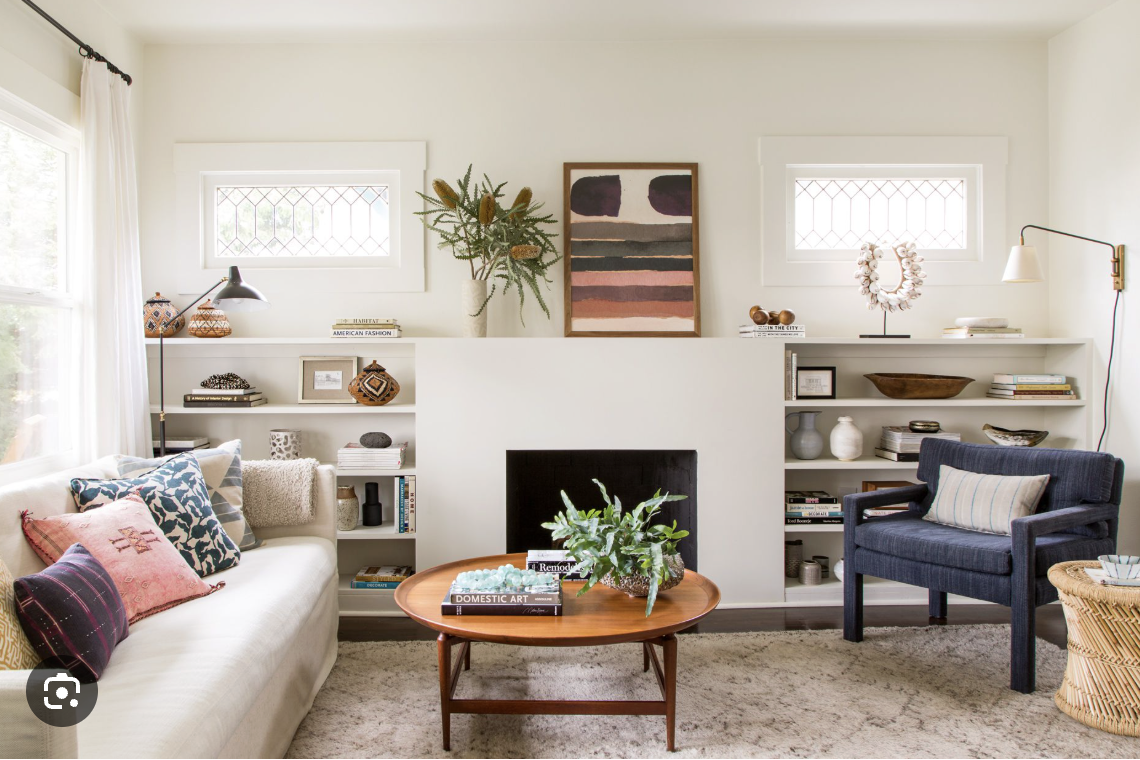
#> input picture pet-filter/sample1.png, 1140 x 760 px
$ python -i rate_cat_attractiveness.py   (imports and definitions only)   (older library calls are emulated)
#> lines starting #> are read from the running program, lines starting #| are printed output that depends on the picture; after the words box and inside, x2 and y2 are one past the last pixel; in counts of white or black regions, pixels touching at a corner belong together
from __future__ import annotations
from dataclasses import dataclass
from typing import Dict, Any, Tuple, Optional
import numpy as np

try:
    import cv2
except ImportError as e:
    raise ImportError("Install OpenCV: pip install opencv-python") from e

# YOLO hook (Ultralytics)
# pip install ultralytics
try:
    from ultralytics import YOLO
except ImportError as e:
    raise ImportError("Install YOLO: pip install ultralytics") from e


@dataclass
class CatEyeScores:
    vertical_opportunity: float
    shelter_hiding: float
    cozy_warmth: float
    exploration_richness: float
    safety_low_threat: float
    overall: float


def _clamp01(x: float) -> float:
    return float(max(0.0, min(1.0, x)))


# [4 lines left out: function _normalize, not called in this run]


def _resize_for_speed(img_bgr: np.ndarray, target: int = 960) -> np.ndarray:
    h, w = img_bgr.shape[:2]
    scale = target / max(h, w)
    if scale < 1.0:
        return cv2.resize(img_bgr, (int(w * scale), int(h * scale)), interpolation=cv2.INTER_AREA)
    return img_bgr


# --- Cat-relevant mapping from COCO classes to "affordances" ---
# COCO names YOLOv8 uses: https://github.com/ultralytics/ultralytics/blob/main/ultralytics/cfg/datasets/coco.yaml
# We'll keep it flexible: anything unknown just doesn't contribute.

COZY_CLASSES = {
    "couch", "bed", "chair", "dining table", "potted plant", "tv", "laptop", "keyboard", "book",
}
SHELTER_CLASSES = {
    "chair", "couch", "bed", "dining table", "bench", "suitcase", "backpack", "handbag",
}
VERTICAL_CLASSES = {
    "book", "tv", "laptop", "refrigerator", "microwave", "oven", "sink",
    # COCO doesn't include "shelf" or "window" unfortunately, but these proxies help a bit.
}
EXPLORATION_CLASSES = {
    "potted plant", "vase", "book", "sports ball", "bottle", "cup", "fork", "knife", "spoon",
    "remote", "mouse", "cell phone", "teddy bear", "clock",
}
THREAT_CLASSES = {
    "person", "dog", "cat",  # yes cat can be "social complexity" if multiple cats
}

# Category names for display
CATEGORY_NAMES = {
    "vertical": "Vertical",
    "shelter": "Shelter",
    "cozy": "Cozy",
    "exploration": "Explore",
    "threat": "Threat",
}


# [13 lines left out: function _get_object_category, not called in this run]


@dataclass
class DetectedObject:
    """A detected object with bounding box and category information."""
    class_name: str
    category: Optional[str]  # One of: vertical, shelter, cozy, exploration, threat, or None
    bbox: Tuple[int, int, int, int]  # (x1, y1, x2, y2)
    confidence: float


# [54 lines left out: function _detect_objects, not called in this run]


def rate_cat_attractiveness_with_yolo(
    image_path: str,
    yolo_model: Optional[YOLO] = None,
    yolo_weights: str = "yolov8n.pt",
    conf: float = 0.25,
    iou: float = 0.45,
    return_debug: bool = False,
) -> Tuple[CatEyeScores, Dict[str, Any] | None]:
    """
    Combines:
      - low-level heuristics (edges/entropy/warmth/dark nooks)
      - YOLO detections mapped to cat-relevant affordances
    """
#> called with image_path = 'sample1.png', yolo_weights = 'yolov8n.pt', conf = 0.25, iou = 0.45, return_debug = False

    img_bgr = cv2.imread(image_path, cv2.IMREAD_COLOR)
#> img_bgr is the input picture: shape (760, 1140, 3); mean B, G, R 162.4, 172.4, 181.9
    if img_bgr is None:
        raise ValueError(f"Could not read image: {image_path}")
    img_bgr = _resize_for_speed(img_bgr, target=960)

    gray = cv2.cvtColor(img_bgr, cv2.COLOR_BGR2GRAY).astype(np.float32) / 255.0
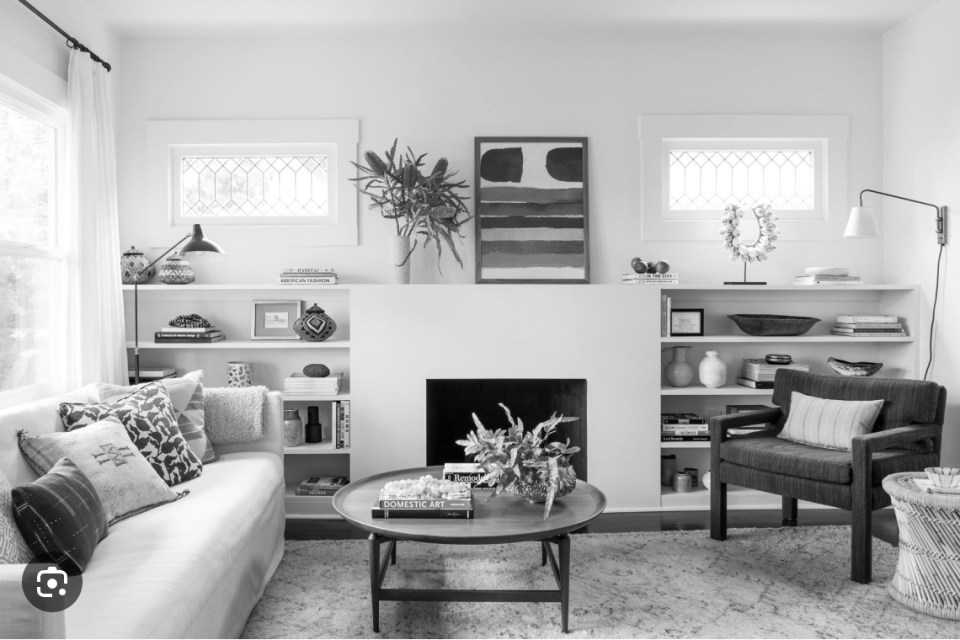
#> gray: shape (640, 960) float32; min 0, max 1, mean 0.683

    # Low-level features
    gx = cv2.Sobel(gray, cv2.CV_32F, 1, 0, ksize=3)
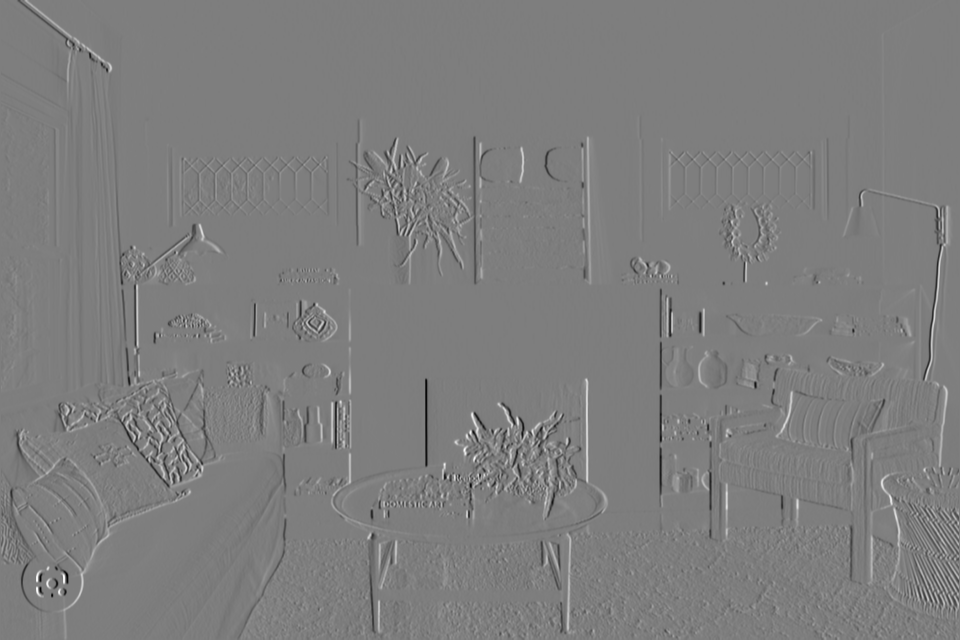
#> gx: shape (640, 960) float32; min -3.06, max 3.13, mean -0.000388; drawn with min black and max white
    gy = cv2.Sobel(gray, cv2.CV_32F, 0, 1, ksize=3)
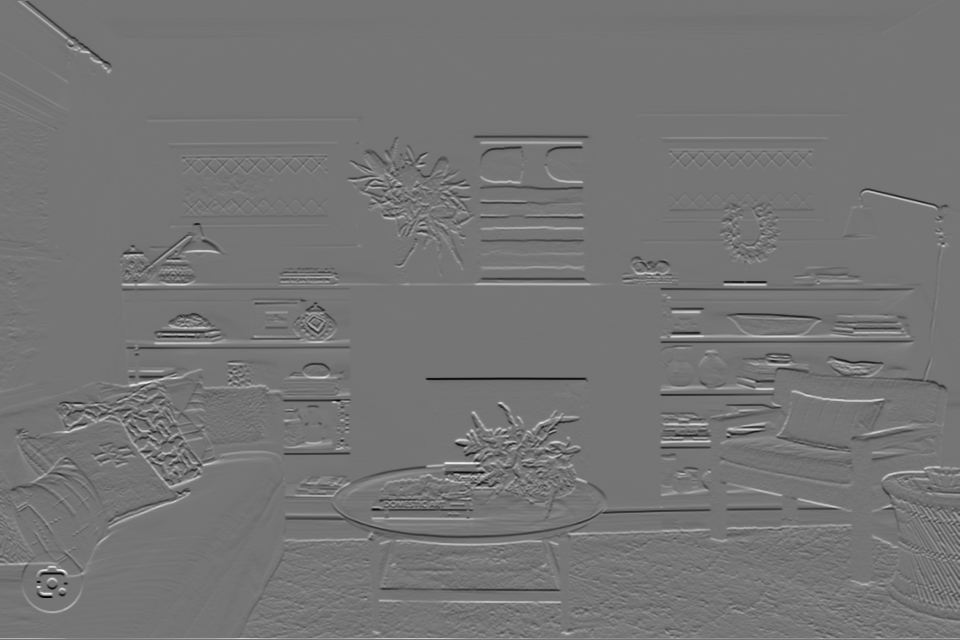
#> gy: shape (640, 960) float32; min -3.11, max 3.64, mean -3.92e-05; drawn with min black and max white
    mag = np.sqrt(gx * gx + gy * gy) + 1e-6
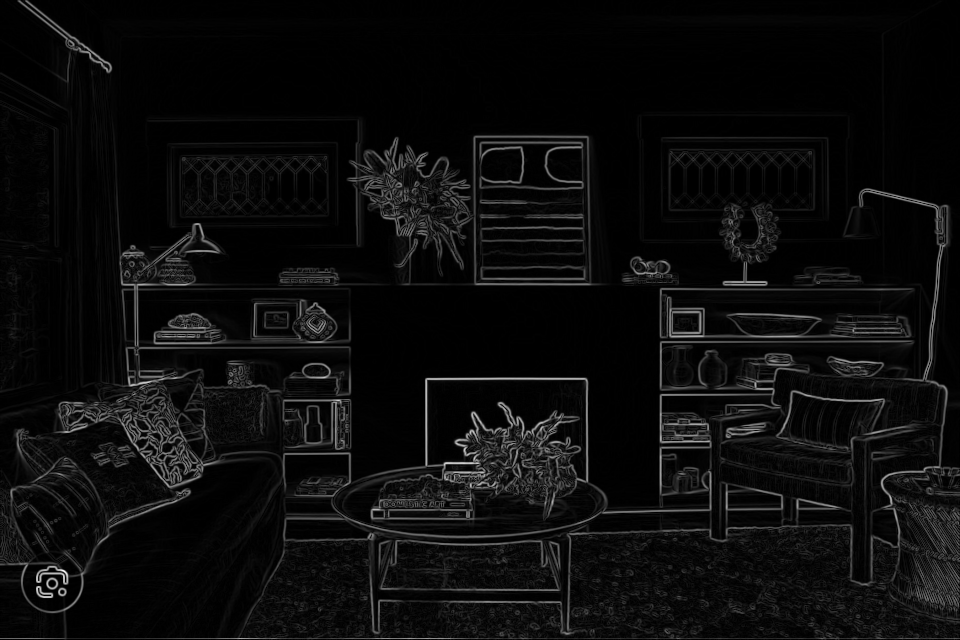
#> mag: shape (640, 960) float32; min 1e-06, max 3.89, mean 0.189; drawn with min black and max white
    edge_energy = float(np.mean(mag))
#> edge_energy = 0.189
    vertical_ratio = float(np.mean(np.abs(gx) / (np.abs(gy) + 1e-6)))
#> vertical_ratio = 3280.7

    edges = cv2.Canny((gray * 255).astype(np.uint8), 60, 140)
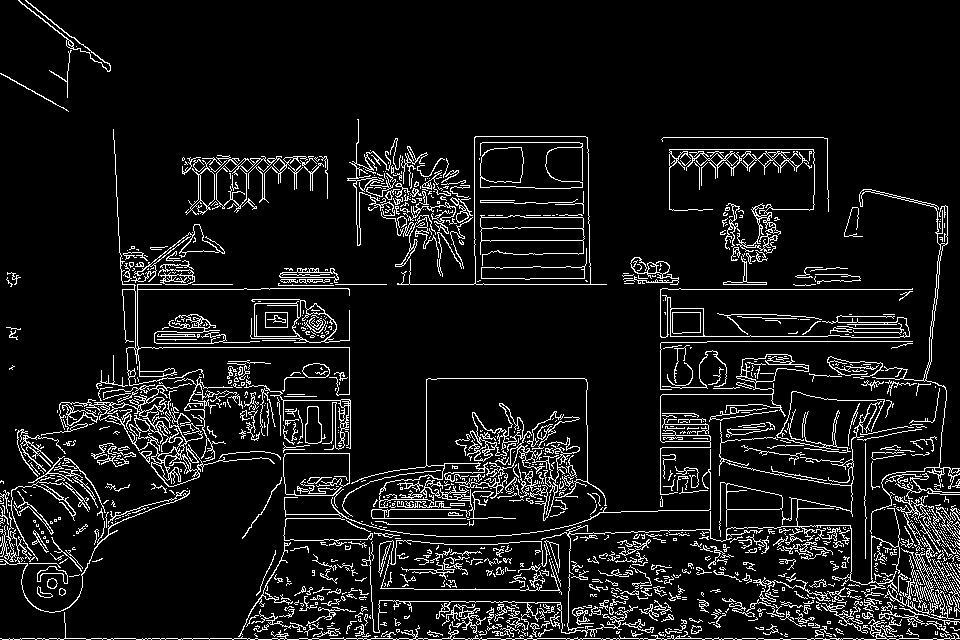
#> edges: shape (640, 960); 8.8% white in thin lines or dots
    edge_density = float(np.mean(edges > 0))
#> edge_density = 0.088

    hist = cv2.calcHist([(gray * 255).astype(np.uint8)], [0], None, [32], [0, 256]).flatten()
#> hist = 32 values, max 65675 at index 24, min 1846 at index 0, mean 19200
    p = hist / (hist.sum() + 1e-9)
#> p = 32 values, max 0.107 at index 24, min 0.003 at index 0, mean 0.0312
    entropy = float(-(p * np.log2(p + 1e-9)).sum())
#> entropy = 4.52

    rgb = cv2.cvtColor(img_bgr, cv2.COLOR_BGR2RGB).astype(np.float32) / 255.0
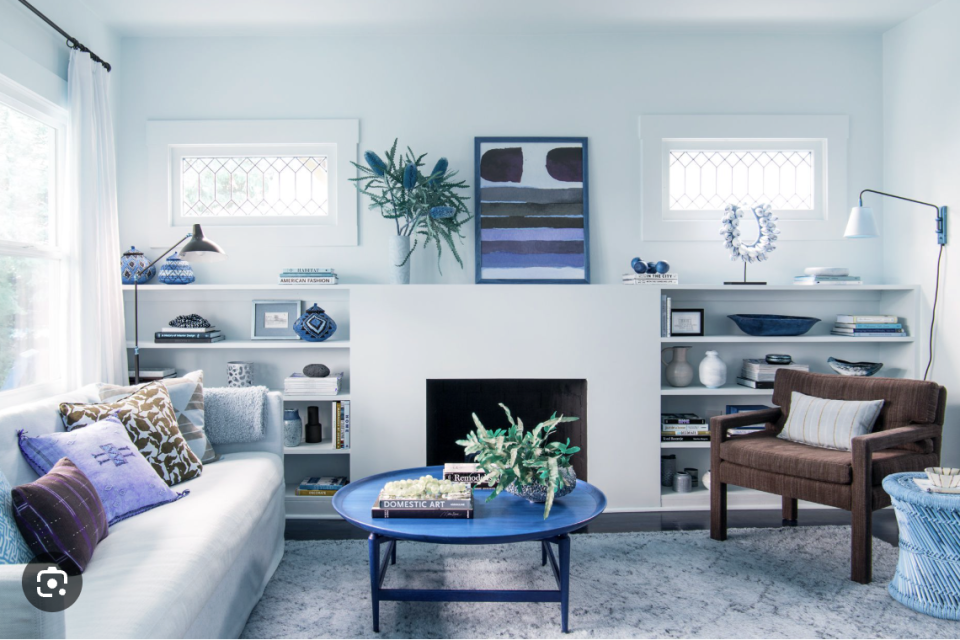
#> rgb: shape (640, 960, 3) float32; mean B, G, R 0.713, 0.676, 0.637
    warmth = float(np.mean(rgb[..., 0] - rgb[..., 2]))
#> warmth = 0.0762
    mean_brightness = float(np.mean(gray))
#> mean_brightness = 0.683

    # Dark nook proxy
    dark = (gray < 0.25).astype(np.uint8)
#> dark: shape (640, 960); values 0 (black) and 1 (white), 7.9% white; 405 white regions (325 under 20 px), largest, box (x1, y1, x2, y2) and area: (710, 369, 946, 584) 15401, (427, 379, 587, 481) 9622, (371, 517, 596, 633) 5685
    kernel = np.ones((5, 5), np.uint8)
    dark = cv2.morphologyEx(dark, cv2.MORPH_OPEN, kernel, iterations=1)
#> dark: shape (640, 960); values 0 (black) and 1 (white), 6.4% white; 60 white regions, largest, box (x1, y1, x2, y2) and area: (782, 385, 945, 584) 9274, (427, 379, 585, 466) 8337, (372, 528, 570, 632) 4664
    dark = cv2.morphologyEx(dark, cv2.MORPH_CLOSE, kernel, iterations=2)
#> dark: shape (640, 960); values 0 (black) and 1 (white), 7% white; 30 white regions, largest, box (x1, y1, x2, y2) and area: (660, 385, 945, 584) 12786, (427, 379, 586, 480) 9754, (284, 519, 570, 632) 6508
    num_labels, labels, stats, _ = cv2.connectedComponentsWithStats(dark, connectivity=8)
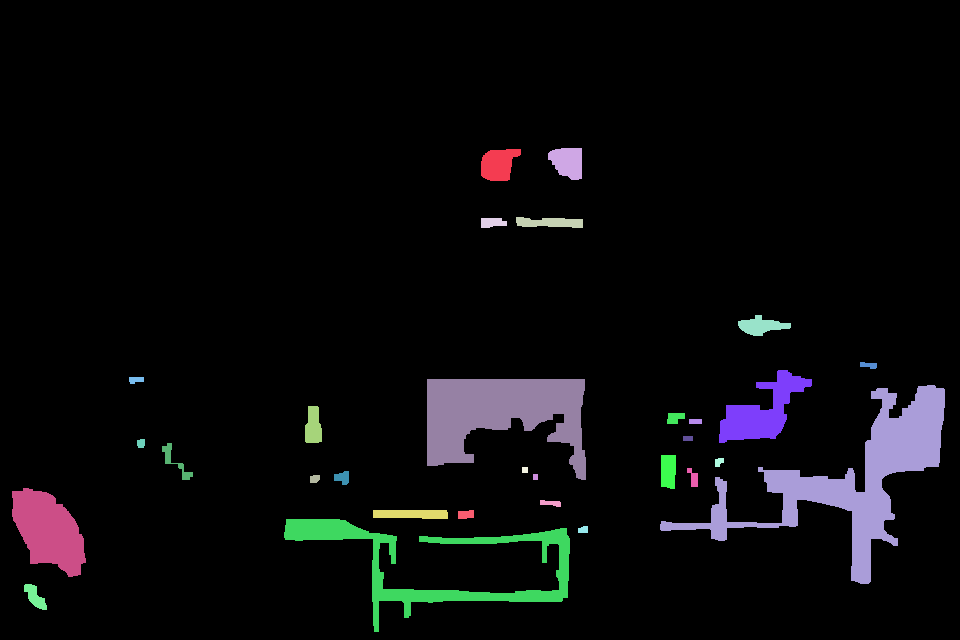
#> labels: shape (640, 960) int32; 31 distinct labels, from 0 to 30; one colour per label, 0 black
#> num_labels = 31; stats = 31 rows, first 6: [0, 0, 960, 640, 571480], [481, 149, 40, 32, 953], [548, 148, 34, 32, 851], [516, 217, 67, 11, 561], [481, 218, 26, 10, 214], [738, 315, 53, 21, 619]
    area = gray.shape[0] * gray.shape[1]
#> area = 614400
    nook_areas = []
    for i in range(1, num_labels):
        a = stats[i, cv2.CC_STAT_AREA]
        frac = a / area
        if 0.01 <= frac <= 0.20:
            nook_areas.append(frac)
#> this loop made 30 passes
#> (a, frac) on passes 1 to 12: (953, 0.00155), (851, 0.00139), (561, 0.000913), (214, 0.000348), (619, 0.00101), (86, 0.00014), (2980, 0.00485), (85, 0.000138), (9754, 0.0159), (12786, 0.0208), (513, 0.000835), (157, 0.000256)
#> after the loop, nook_areas = [0.0159, 0.0208, 0.0106]
    nook_count = len(nook_areas)
#> nook_count = 3
    nook_area_sum = float(sum(nook_areas))
#> nook_area_sum = 0.0473

    # Object detection
#> (the run stopped early here; a loop or call above may not have finished)

$ run again, on pet-filter/sample2.png
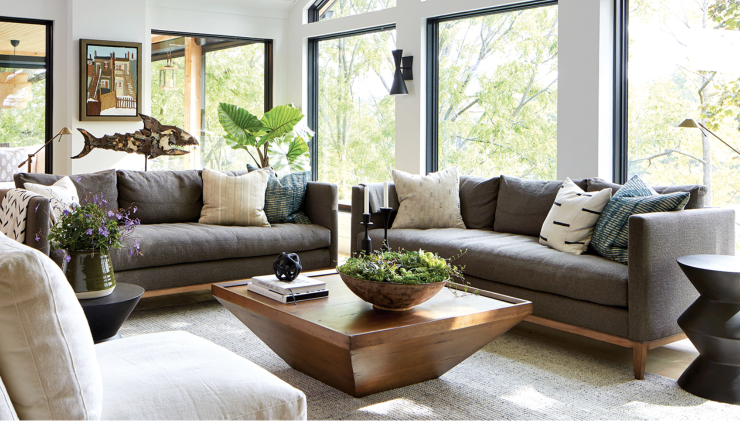
#> input picture pet-filter/sample2.png, 1480 x 842 px (shown at 1/2 size)
#> in rate_cat_attractiveness_with_yolo, img_bgr is the input picture: shape (842, 1480, 3); mean B, G, R 146.7, 158.9, 162.2
#> edge_energy = 0.292
#> vertical_ratio = 4045.6
#> in rate_cat_attractiveness_with_yolo, `edges = cv2.Canny((gray * 255).astype(np.uint8), 60, 140)`:
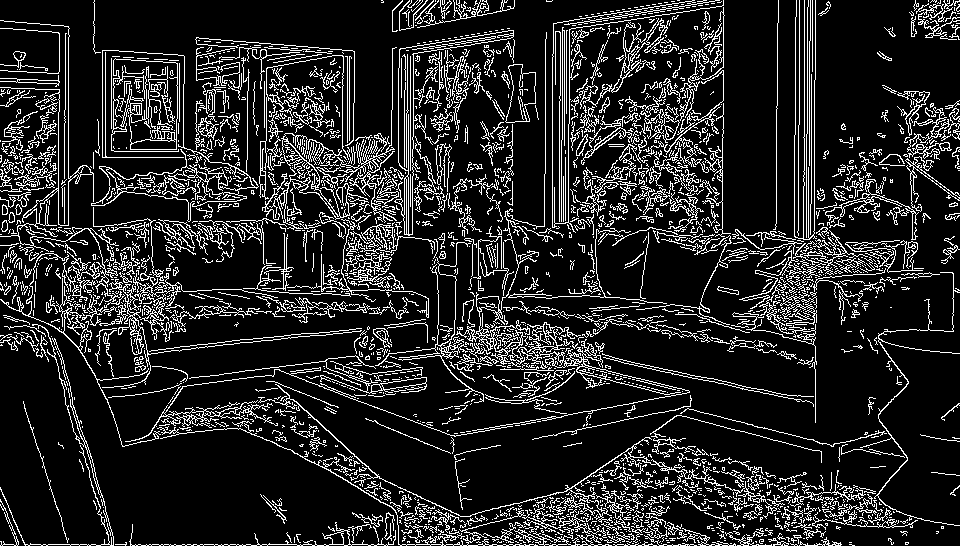
#> edges: shape (546, 960); 14.8% white in thin lines or dots
#> edge_density = 0.148
#> hist = 32 values, max 56536 at index 31, min 1971 at index 0, mean 16380
#> p = 32 values, max 0.108 at index 31, min 0.00376 at index 0, mean 0.0312
#> entropy = 4.77
#> warmth = 0.0609
#> mean_brightness = 0.622
#> in rate_cat_attractiveness_with_yolo, `num_labels, labels, stats, _ = cv2.connectedComponentsWithStats(dark, ..`:
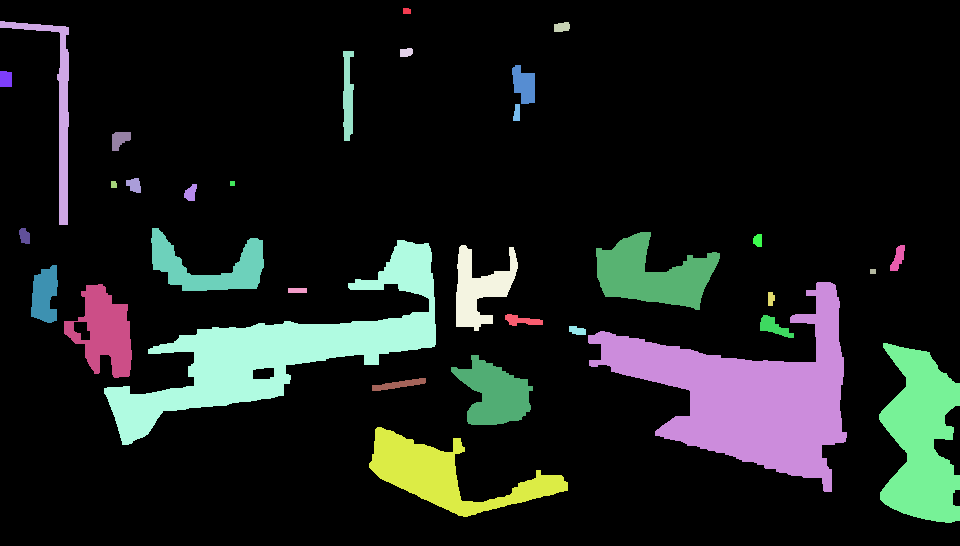
#> labels: shape (546, 960) int32; 34 distinct labels, from 0 to 33; one colour per label, 0 black
#> num_labels = 34; stats = 34 rows, first 6: [0, 0, 960, 546, 441335], [403, 8, 8, 6, 46], [0, 21, 69, 204, 2165], [554, 22, 16, 10, 135], [400, 48, 13, 9, 101], [343, 51, 11, 90, 750]
#> the loop in rate_cat_attractiveness_with_yolo, `for i in range(1, num_labels):` made 33 passes
#> (a, frac) on passes 1 to 8: (46, 8.78e-05), (2165, 0.00413), (135, 0.000258), (101, 0.000193), (750, 0.00143), (646, 0.00123), (187, 0.000357), (100, 0.000191)
#> after the loop in rate_cat_attractiveness_with_yolo, `for i in range(1, num_labels):`: nook_areas = [0.0102, 0.0354, 0.0426, 0.0185, 0.0123]
#> nook_count = 5
#> nook_area_sum = 0.119
